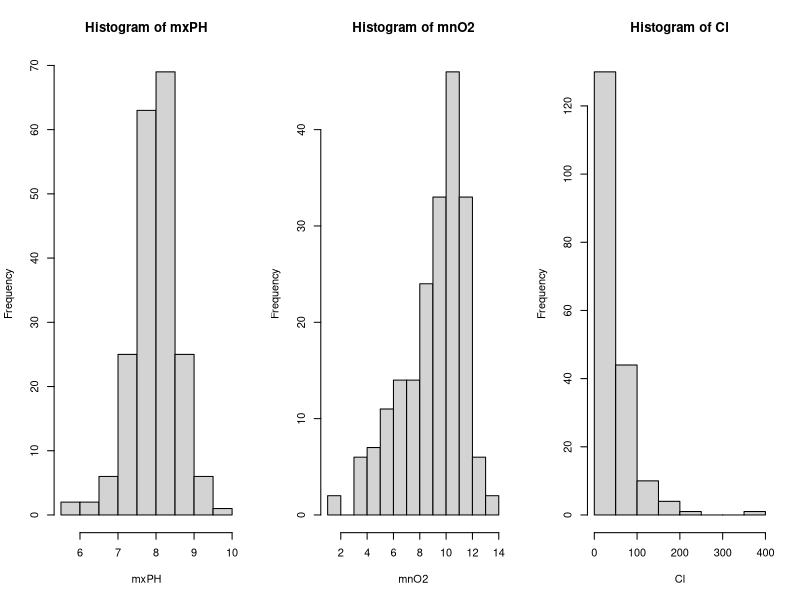
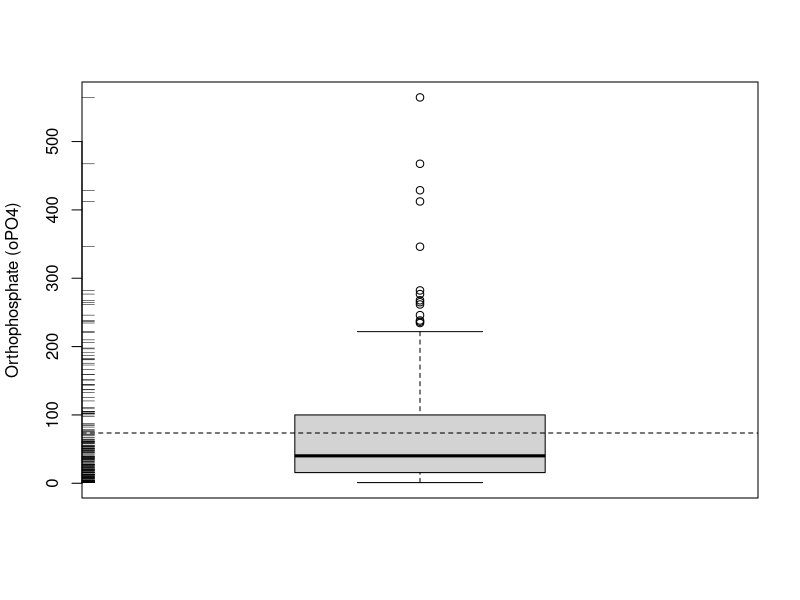

Generate these figures, in order, with R:
algues <- read.table("algae.txt", header=TRUE)
s<- summary(algues)
attach(algues)
yule <- function(X){
	if(is.numeric(X)){
		qs <- quantile(X,na.rm=T,names=FALSE)
		Q1 <- qs[2]
		med <- qs[3]
		Q3 <- qs[4]
		result <- ((Q3-med)-(med-Q1))/((Q3-med)+(med-Q1))
 		
		return(result)
	} else {
		return (NA)
	}
} 
#divise la fentre en deux
par(mfrow=c(1,3))
hmxph <-hist(mxPH);
mn02 <-hist(mnO2);
hcl <-hist(Cl);
#divise la fentre en deux
par(mfrow=c(1,1))
res <- boxplot(oPO4,ylab='Orthophosphate (oPO4)')
rr <- rug(jitter(oPO4),side=2)
aa <- abline(h=mean(oPO4,na.rm=T),lty=2)

outliers <- res$out
